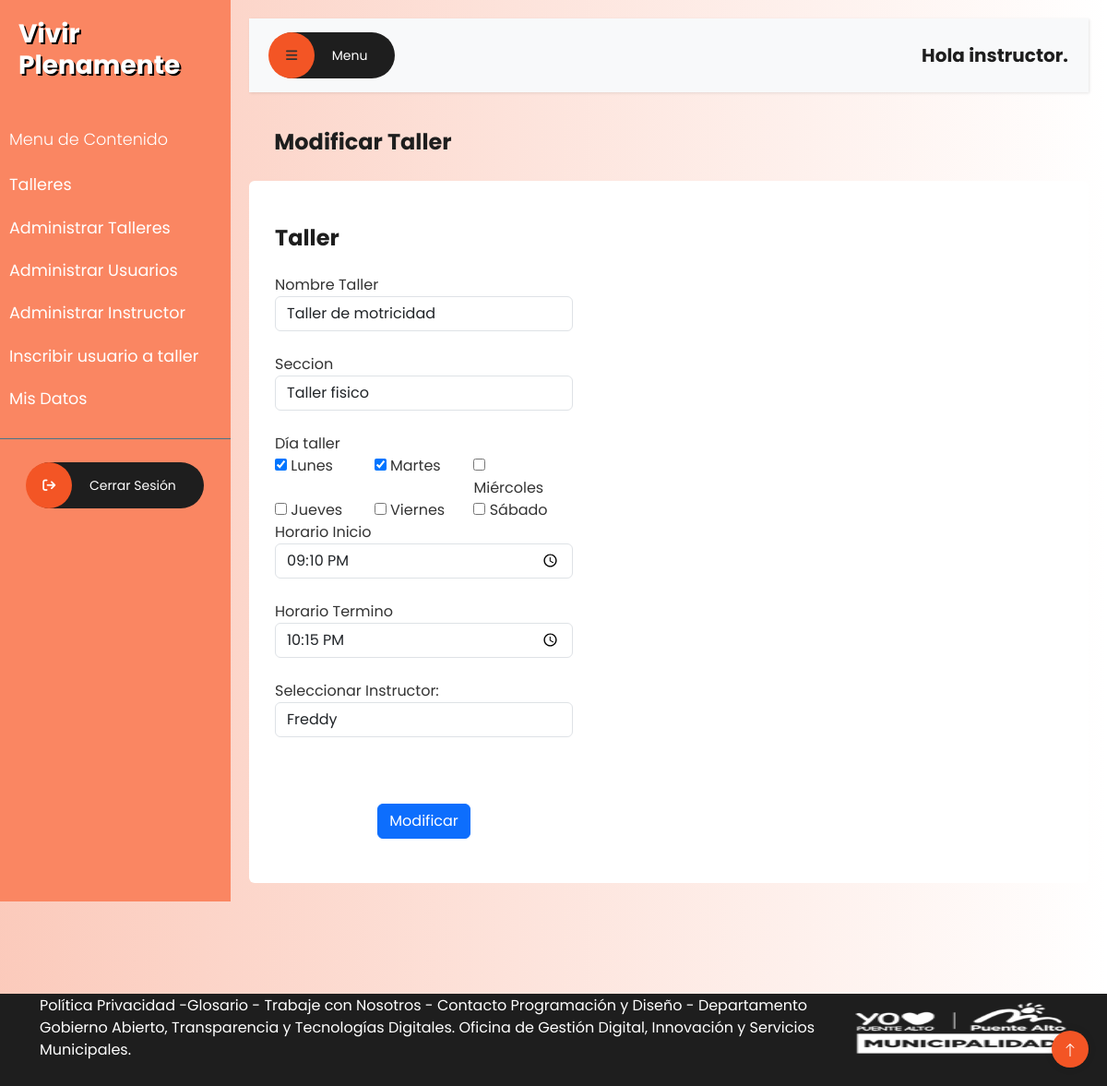
Page /modificarTallerFuncionario/1/ (signed in) on the committed database.
### talleres/models.py (models this page shows, shortened)
class Tallere(models.Model):
    nombre_taller = models.CharField(max_length=255, null=True)
    seccion = models.CharField(max_length=255, null=True)
    lunes = models.BooleanField(default=False, null=True)
    martes = models.BooleanField(default=False, null=True)
    miercoles = models.BooleanField(default=False, null=True)
    jueves = models.BooleanField(default=False, null=True)
    viernes = models.BooleanField(default=False, null=True)
    sabado = models.BooleanField(default=False, null=True)
    horario_inicio = models.TimeField(null=True)
    horario_termino = models.TimeField(null=True)
    instructor = models.ForeignKey(Instructore, on_delete=models.CASCADE, null=True)

class Instructore(models.Model):
    nombre = models.CharField(max_length=255, null=True)
    apellido = models.CharField(max_length=255, null=True)
    telefono_contacto = models.CharField(max_length=255, null=True)
    direccion = models.CharField(max_length=255, null=True)
    correo_electronico = models.CharField(max_length=255, null=True)
    genero = models.CharField(max_length=255, null=True)
    usuario = models.ForeignKey(CustomUser, on_delete=models.CASCADE, null=False)

### talleres/views.py (the view)
# urls.py: path('modificarTallerFuncionario/<int:taller_id>/',modificarTallerFuncionario,name='modificarTallerFuncionario'),
@user_passes_test(es_administrador)
def modificarTallerFuncionario(request, taller_id):
    taller = get_object_or_404(Tallere, id=taller_id)
    if request.method == 'POST':
        formulario = TallerForm(request.POST, instance=taller)
        if formulario.is_valid():
            taller = formulario.save(commit=False)
            taller.lunes = request.POST.get('lunes', False) == 'on'
            taller.martes = request.POST.get('martes', False) == 'on'
            taller.miercoles = request.POST.get('miercoles', False) == 'on'
            taller.jueves = request.POST.get('jueves', False) == 'on'
            taller.viernes = request.POST.get('viernes', False) == 'on'
            taller.sabado = request.POST.get('sabado', False) == 'on'
            formulario.save()
            messages.success(request, 'Taller modificado exitosamente.')
            return redirect('administrarTalleresFuncionario')
        else:
            errors = dict((field, errors[0]) for field, errors in formulario.errors.items())
            print(errors)
            messages.error(request, 'Error al modificar el taller. Por favor, verifica los datos ingresados.')
    else:
        formulario = TallerForm(instance=taller)
    instructores = Instructore.objects.all()
    return render(request, 'core/mantenedores/tallerFuncionario/modificarTallerFuncionario.html', {'form': formulario, 'instructores': instructores, 'taller': taller})

### talleres/forms.py
class TallerForm(forms.ModelForm):
    class Meta:
        model = Tallere
        fields = '__all__'

### talleres/views.py (called while the page is built)
def es_administrador(user):
    return user.is_authenticated and user.is_staff

### talleres/templates/core/mantenedores/tallerFuncionario/modificarTallerFuncionario.html (shortened to what this page needs)
{% load static %}
<!DOCTYPE html>
<html lang="en">
  <head>
    <link
      href="https://cdn.jsdelivr.net/npm/bootstrap@5.3.2/dist/css/bootstrap.min.css"
      rel="stylesheet"
    />
    <link rel="stylesheet" href="{% static 'assets/css/fontawesome.css'%}" />
    <link
      rel="stylesheet"
      href="{% static 'assets/css/templatemo-villa-agency.css'%}"
    />
    <link rel="stylesheet" href="{% static 'assets/css/owl.css'%}" />
    <link rel="stylesheet" href="{% static 'assets/css/animate.css'%}" />
    <link rel="stylesheet" href="{% static 'assets/css/style.css'%}" />
    <link rel="stylesheet" href="{% static 'assets/css/styleLogueado.css'%}" />
    <link
      rel="stylesheet"
      href="https://unpkg.com/swiper@7/swiper-bundle.min.css"
    />
  </head>
  <body>
    <div class="wrapper">
      <nav id="sidebar">
        <div class="sidebar-header">
          <h3 style="color: #ffffff; text-shadow: 2px 2px #000">
            Vivir Plenamente
          </h3>
        </div>
        <ul class="list-unstyled components">
          <p>Menu de Contenido</p>
          <li>
            <a href="{% url 'loagueadoTalleresAdmin' %}">Talleres</a>
          </li>
          <li>
            <a href="{% url 'administrarTalleresFuncionario' %}"
              >Administrar Talleres</a
            >
          </li>
          <li>
            <a href="{% url 'administrarUsuariosFuncionario' %}">Administrar Usuarios</a>
          </li>
          <li>
            <a href="{% url 'administrarInstructorFuncionario' %}">Administrar Instructor</a>
          </li>
          <li>
            <a href="{% url 'inscribir' %}">Inscribir usuario a taller</a>
          </li>
          <li>
            <a href="{% url 'muestraDatosFuncionario' %}">Mis Datos</a>
          </li>
        </ul>
        <ul style="text-align: center; padding: 0; margin-top: 10%">
          <div class="icon-button">
            <a
              type="button"
              href="{% url 'logout'%}"
              style="display: inline-block"
            >
              <i class="fa fa-sign-out" aria-hidden="true"></i>
              <span style="color: #ffffff">Cerrar Sesión</span>
            </a>
          </div>
        </ul>
      </nav>
      <div id="content">
        <nav class="navbar navbar-expand-lg navbar-light bg-light">
          <div class="container-fluid">
            <div class="icon-button">
              <a type="button" id="sidebarCollapse">
                <i class="fa fa-bars"></i>
                <span style="color: #ffffff">Menu</span>
              </a>
            </div>
            <div>
              <h5>Hola instructor.</h5>
            </div>
          </div>
        </nav>
        <h4 style="margin: 3%">Modificar Taller</h4>
        <div class="container rounded bg-white">
          <div class="row">
            <div class="col-md-5 border-right">
              <div class="p-3 py-5">
                <div
                  class="d-flex justify-content-between align-items-center mb-3"
                >
                  <h4 class="text-right">Taller</h4>
                </div>
                <form method="post" >
                <div class="row mt-4">
                  <div class="col-md-12">
                    <label class="labels">Nombre Taller</label
                    ><input
                      type="text"
                      class="form-control"
                      placeholder="Nombre..."
                      name="{{ form.nombre_taller.name }}"
                      id="nombre_taller"
                      value="{{ taller.nombre_taller }}"
                    />
                    <br />
                  </div>
                  <div class="col-md-12">
                    <label class="labels">Seccion</label
                    ><input
                      type="text"
                      class="form-control"
                      placeholder="Seccion..."
                      value="{{ taller.seccion }}"
                      name="{{ form.seccion.name }}"
                      id="seccion"
                    />
                    <br>
                  </div>
                  <div class="row col-md-12">
                    <label class="labels">Día taller</label>
                    <div class="col-md-4">
                      <input type="checkbox" id="lunes" name="{{ form.lunes.name }}" {% if taller.lunes %}checked{% endif %}/>
                      <label for="lunes">Lunes</label>
                    </div>
                    <div class="col-md-4">
                      <input type="checkbox" id="martes" name="{{ form.martes.name }}" {% if taller.martes %}checked{% endif %}/>
                      <label for="martes">Martes</label>
                    </div>
                    <div class="col-md-4">
                      <input type="checkbox" id="miercoles"name="{{ form.miercoles.name }}" {% if taller.miercoles %}checked{% endif %} />
                      <label for="miercoles">Miércoles</label>
                    </div>
                    <div class="col-md-4">
                      <input type="checkbox" id="jueves" name="{{ form.jueves.name }}" {% if taller.jueves %}checked{% endif %}/>
                      <label for="jueves">Jueves</label>
                    </div>
                    <div class="col-md-4">
                      <input type="checkbox" id="viernes" name="{{ form.viernes.name }}" {% if taller.viernes %}checked{% endif %}/>
                      <label for="viernes">Viernes</label>
                    </div>
                    <div class="col-md-4">
                      <input type="checkbox" id="sabado" name="{{ form.sabado.name }}" {% if taller.sabado %}checked{% endif %}/>
                      <label for="sabado">Sábado</label>
                    </div>
                    <br>
                  </div>
                  <div class="col-md-12">
                    <label class="labels">Horario Inicio</label
                    ><input type="time" class="form-control"
                    name="{{ form.horario_inicio.name }}"
                    id="horario_inicio"
                    value="{{ taller.horario_inicio }}"/>
                    <br />
                  </div>
                  <div class="col-md-12">
                    <label class="labels">Horario Termino</label
                    ><input type="time" class="form-control"
                    name="{{ form.horario_termino.name }}"
                    id="horario_termino"
                    value="{{ taller.horario_termino }}"/>
                    <br />
                  </div>
                </div>
                <div class="col-md-12">
                  <label for="selInstructorMod">Seleccionar Instructor:</label>
                  <select
                    id="{{ form.instructor.id_for_label }}"
                    name="{{ form.instructor.name }}"
                    class="form-control"
                  >
                    {% for instructor in instructores %}
                      <option value="{{ instructor.id }}" {% if taller.instructor_id == instructor.id %}selected{% endif %}>{{ instructor.nombre }}</option>
                    {% endfor %}
                  </select>
                  <br>
                </div>
                <div class="mt-5 text-center">
                  <button
                    id="ModificarBtn"
                    class="btn btn-primary profile-button"
                    type="submit"
                    enabled
                  >
                    Modificar
                  </button>
                </form>
                </div>
              </div>
            </div>
          </div>
        </div>
      </div>
    <footer>
      <div class="container">
        <table style="border-collapse: collapse; width: 100%" border="0">
          <tbody>
            <tr>
              <td style="width: 78.9772%; text-align: left">
                <a
                  style="color: #ffffff"
                  href="https://www.mpuentealto.cl/?page_id=14054"
                  >Política Privacidad&nbsp;</a
                ><span style="color: #ffffff">-</span
                ><a
                  style="color: #ffffff"
                  href="http://transparencia.mpuentealto.cl/detalle.php?w=czozOiIyMDAiOw=="
                  >Glosario</a
                ><span style="color: #ffffff">&nbsp;-&nbsp;</span
                ><a
                  style="color: #ffffff"
                  href="https://www.mpuentealto.cl/?page_id=17744"
                  >Trabaje con Nosotros</a
                ><span style="color: #ffffff">&nbsp;-&nbsp;</span
                ><a
                  style="color: #ffffff"
                  href="https://www.mpuentealto.cl/?page_id=18145"
                  >Contacto</a
                ><span style="color: #ffffff"
                  >&nbsp;Programación y Diseño - Departamento Gobierno Abierto,
                  Transparencia y Tecnologías Digitales. Oficina de Gestión
                  Digital, Innovación y Servicios Municipales.</span
                >
              </td>
              <td style="width: 21.0228%; text-align: right">
                <img
                  src="../static/assets/images/footer-mpta144x80.png"
                  alt=""
                  width="auto"
                  height="56"
                />
              </td>
            </tr>
          </tbody>
        </table>
      </div>
    </footer>
    <button id="btnScrollToTop">
      <svg
        xmlns="http://www.w3.org/2000/svg"
        width="16"
        height="16"
        fill="currentColor"
        class="bi bi-arrow-up"
        viewBox="0 0 16 16"
      >
        <path
          fill-rule="evenodd"
          d="M8 15a.5.5 0 0 0 .5-.5V2.707l3.146 3.147a.5.5 0 0 0 .708-.708l-4-4a.5.5 0 0 0-.708 0l-4 4a.5.5 0 1 0 .708.708L7.5 2.707V14.5a.5.5 0 0 0 .5.5"
        />
      </svg>
    </button>
  </body>
</html>

### talleres/static/assets/css/templatemo-villa-agency.css (style rules this page uses)
html, body, div, span, applet, object, iframe, h1, h2, h3, h4, h5, h6, p, blockquote, div pre, a, abbr, acronym, address, big, cite, code, del, dfn, em, font, img, ins, kbd, q, s, samp, small, strike, strong, sub, sup, tt, var, b, u, i, center, dl, dt, dd, ol, ul, li, figure, header, nav, section, article, aside, footer, figcaption { margin: 0; padding: 0; border: 0; outline: 0; }
ul, li { padding: 0; margin: 0; list-style: none; }
header, nav, section, article, aside, footer, hgroup { display: block; }
* { box-sizing: border-box; }
html, body { font-family: "Poppins", sans-serif; -ms-text-size-adjust: 100%; -webkit-font-smoothing: antialiased; -moz-osx-font-smoothing: grayscale; }
a { text-decoration: none !important; }
h1, h2, h3, h4, h5, h6 { color: #1e1e1e; margin-top: 0px; margin-bottom: 0px; font-weight: 700; }
ul { margin-bottom: 0px; }
p { font-size: 14px; line-height: 28px; color: #4a4a4a; }
img { width: 100%; overflow: hidden; }
html, body { font-family: "Poppins", sans-serif; }
.icon-button a { display: inline-block; background-color: #1e1e1e; color: #fff; font-size: 14px; font-weight: 400; height: 50px; line-height: 50px; padding: 0px 30px 0px 0px; border-radius: 25px; transition: all 0.3s; }
.icon-button a i { background-color: #f35525; height: 50px; width: 50px; text-align: center; border-radius: 50%; line-height: 50px; display: inline-block; margin-right: 15px; margin-left: -1px; }
footer { margin-top: 100px; background-color: #1e1e1e; min-height: 100px; }
body { overflow-x: hidden; }

### talleres/static/assets/css/styleLogueado.css (style rules this page uses)
body { display: flex; flex-direction: column; min-height: 100vh; margin: 0; background: linear-gradient(to right, #f355254f, #fff); color: #333; }
.container { flex: 1; }
p { font-family: 'Poppins', sans-serif; font-size: 1.1em; font-weight: 300; line-height: 1.7em; color: #999; }
a, a:hover, a:focus { color: inherit; text-decoration: none; transition: all 0.3s; }
.navbar { padding: 15px 10px; background: #fff; border: none; border-radius: 0; margin-bottom: 40px; box-shadow: 1px 1px 3px rgba(0, 0, 0, 0.1); }
.wrapper { display: flex; width: 100%; align-items: stretch; }
#sidebar { min-width: 250px; max-width: 250px; background: #fa8662; color: #fff; transition: all 0.3s; }
#sidebar .sidebar-header { padding: 20px; background: #fa8662; }
#sidebar ul.components { padding: 20px 0; border-bottom: 1px solid #47748b; }
#sidebar ul p { color: #fff; padding: 10px; }
#sidebar ul li a { padding: 10px; font-size: 1.1em; display: block; }
#content { width: 100%; padding: 20px; min-height: 100vh; transition: all 0.3s; }

### rows in the picture
Tallere: nombre_taller "Taller de motricidad", seccion "Taller fisico", lunes "☑", martes "☑", horario_inicio "21:10", horario_termino "22:15", instructor "Freddy"
